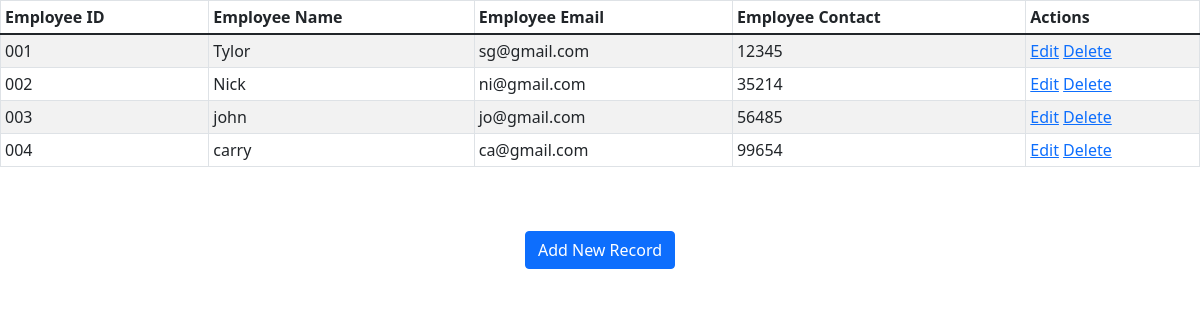
The page /show on the database its author committed.
### crudapplication/models.py (models this page shows)
class Employee(models.Model):
    eid = models.CharField(max_length=20)
    ename = models.CharField(max_length=100)
    eemail = models.EmailField()
    econtact = models.CharField(max_length=15)
    class Meta:
        db_table = "employee"

### crudapplication/views.py (the view)
# urls.py: path('show', views.show),
def show(request):
    employees = Employee.objects.all()
    return render(request, "show.html", {'employees': employees})

### crudapplication/templates/show.html (shortened to what this page needs)
<!doctype html>
<html lang="en">
  <head>
    <link href="https://cdn.jsdelivr.net/npm/bootstrap@5.1.3/dist/css/bootstrap.min.css" rel="stylesheet">
  </head>
  <body>
    <table class= "table table-striped table-bordered table-sm">
        <thead class= "thead-dark">
        <tr>
            <th>Employee ID</th>
            <th>Employee Name</th>
            <th>Employee Email</th>
            <th>Employee Contact</th>
            <th>Actions</th>
        </tr>
        </thead>
        <tbody>
        {% for employee in employees %}
        <tr>
            <td>{{ employee.eid}}</td>
            <td>{{ employee.ename}}</td>
            <td>{{ employee.eemail}}</td>
            <td>{{ employee.econtact}}</td>
            <td>
                <a href= "/edit/{{ employee.id}}"><span class= "glyphicon glyphicon-pencil">Edit</span></a>
                <a href= "/delete/{{ employee.id}}">Delete</a>
            </td>
        </tr>
        {% endfor %}
        </tbody>
    </table>
    <br>
    <br>
    <center><a href= "/emp" class= "btn btn-primary">Add New Record</a></center>
  </body>
</html>

### rows shown on the page
Employee: eid "001", ename "Tylor", eemail "sg@gmail.com", econtact "12345"
Employee: eid "002", ename "Nick", eemail "ni@gmail.com", econtact "35214"
Employee: eid "003", ename "john", eemail "jo@gmail.com", econtact "56485"
Employee: eid "004", ename "carry", eemail "ca@gmail.com", econtact "99654"
